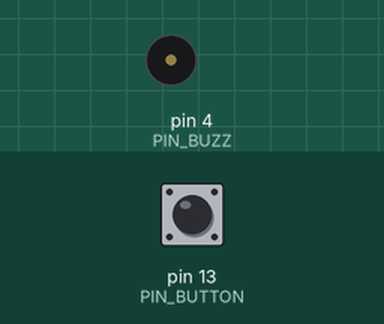
A sketch run on a simulated Arduino Uno, built with avr-gcc and run on an emulated ATmega328P. Shown: buzzer (waves = sounding). The test bench sets the inputs (shaded band); at power-on: pin 13 (PIN_BUTTON) HIGH. What the sketch prints to the serial monitor is not drawn.

Above: at 1.4 s.
1.5 s: pin 13 (PIN_BUTTON) pulled LOW for 0.15 s
At 2.8 s:
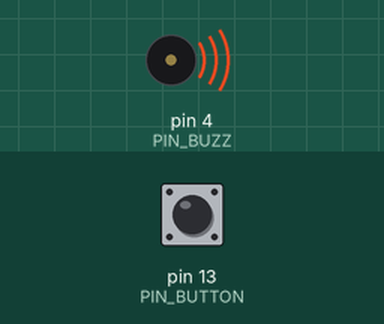
4.5 s: pin 13 (PIN_BUTTON) pulled LOW for 1 s
8.5 s: pin 13 (PIN_BUTTON) pulled LOW for 3.2 s
Timing chart, 0 to 14.6 s (numbered marks = the images above; inputs shaded):
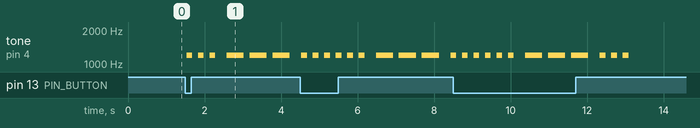

The sketch:

12_sos_button.ino
```cpp
/*
 * ============================================================
 *  H6 · 系统整合 2/3：SOS 按键求助（按键 + 蜂鸣器）
 * ------------------------------------------------------------
 *  接线：
 *    按键    一脚→GPIO13   对角脚→GND（INPUT_PULLUP，按下为 LOW）
 *    蜂鸣器  I/O →GPIO4
 *
 *  功能：
 *    1. 按下按键（消抖 30ms，只认一次按下，不重复触发）；
 *    2. 蜂鸣器用摩斯码播放 SOS：三短 · 三长 · 三短；
 *    3. 全程 millis() 非阻塞状态机，播放期间不卡主循环。
 *
 *  以后这一步会接上：MQTT 发求助消息、SYN6288 播报"正在求助"。
 *  串口 115200。
 * ============================================================
 */

const int PIN_BUTTON = 13;
const int PIN_BUZZ   = 4;

// ---------------------- 按键消抖 ----------------------
int lastRaw = HIGH;
int stableState = HIGH;
unsigned long lastBounce = 0;
const int DEBOUNCE_MS = 30;
bool sosStarted = false;        // 防止按住不放重复触发

// ---------------------- SOS 状态机 ----------------------
// 9 个元素：前 3 短、中 3 长、后 3 短（单位 ms）
const int DOT = 150;
const int DASH = 450;
const int elemDur[9] = { DOT, DOT, DOT, DASH, DASH, DASH, DOT, DOT, DOT };

enum SosPhase { IDLE, TONE_ON, GAP_OFF };
int phase = IDLE;
int elemIndex = 0;
unsigned long phaseStart = 0;

// ============================================================
void setup() {
  Serial.begin(115200);
  delay(200);

  pinMode(PIN_BUTTON, INPUT_PULLUP);
  pinMode(PIN_BUZZ, OUTPUT);
  noTone(PIN_BUZZ);

  Serial.println();
  Serial.println("===== SOS 按键求助启动 =====");
  Serial.println("按一下按键，应听到：三短 · 三长 · 三短");
}

// ============================================================
void loop() {
  unsigned long now = millis();

  // ---------- 1. 按键消抖 ----------
  int raw = digitalRead(PIN_BUTTON);
  if (raw != lastRaw) {
    lastBounce = now;          // 电平刚变化，重新计时
    lastRaw = raw;
  }
  if (now - lastBounce >= DEBOUNCE_MS && raw != stableState) {
    stableState = raw;         // 稳定 30ms 才采纳
  }

  // ---------- 2. 检测"按下"事件（下降沿，只触发一次） ----------
  if (stableState == LOW && !sosStarted && phase == IDLE) {
    sosStarted = true;
    Serial.println(">>> SOS 按键触发，开始播放摩斯码");
    phase = TONE_ON;
    elemIndex = 0;
    phaseStart = now;
    tone(PIN_BUZZ, 1200);
  }
  // 松开后才允许下一次触发
  if (stableState == HIGH) {
    sosStarted = false;
  }

  // ---------- 3. SOS 非阻塞状态机 ----------
  if (phase == TONE_ON) {
    if (now - phaseStart >= elemDur[elemIndex]) {
      noTone(PIN_BUZZ);
      phase = GAP_OFF;
      phaseStart = now;
    }
  } else if (phase == GAP_OFF) {
    // 元素之间停 150ms；字母之间（第 3、第 6 个元素后）停 300ms
    int gap = (elemIndex == 2 || elemIndex == 5) ? 300 : 150;
    if (now - phaseStart >= gap) {
      elemIndex++;
      if (elemIndex >= 9) {
        phase = IDLE;
        noTone(PIN_BUZZ);
        Serial.println("<<< SOS 播放结束，等待下一次按键");
      } else {
        phase = TONE_ON;
        phaseStart = now;
        tone(PIN_BUZZ, 1200);
      }
    }
  }
}
```

Measured:
- after the input at 1.5 s, tone on pin 4 (PIN_BUZZ): plays 1200 Hz for 0.15 s, 1200 Hz for 0.15 s, 1200 Hz for 0.15 s, 1200 Hz for 0.45 s, 1200 Hz for 0.45 s, 1200 Hz for 0.45 s, starting at once
